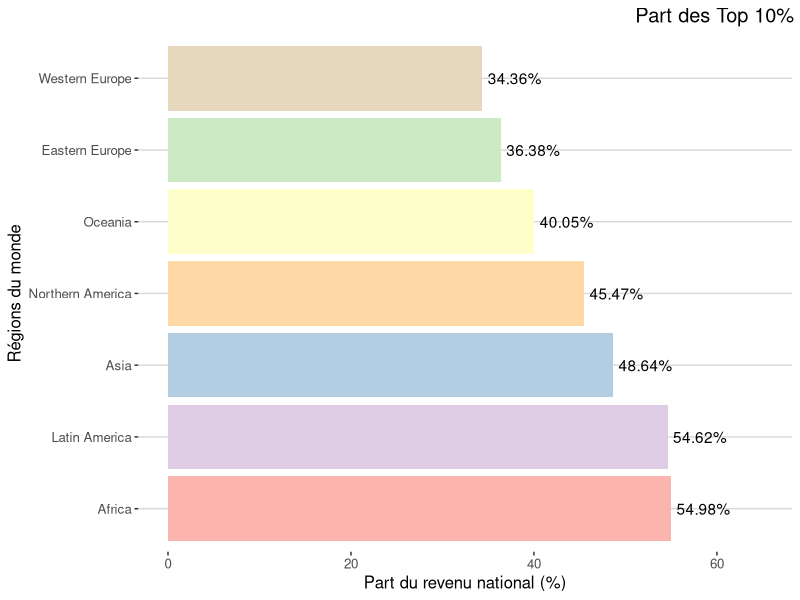
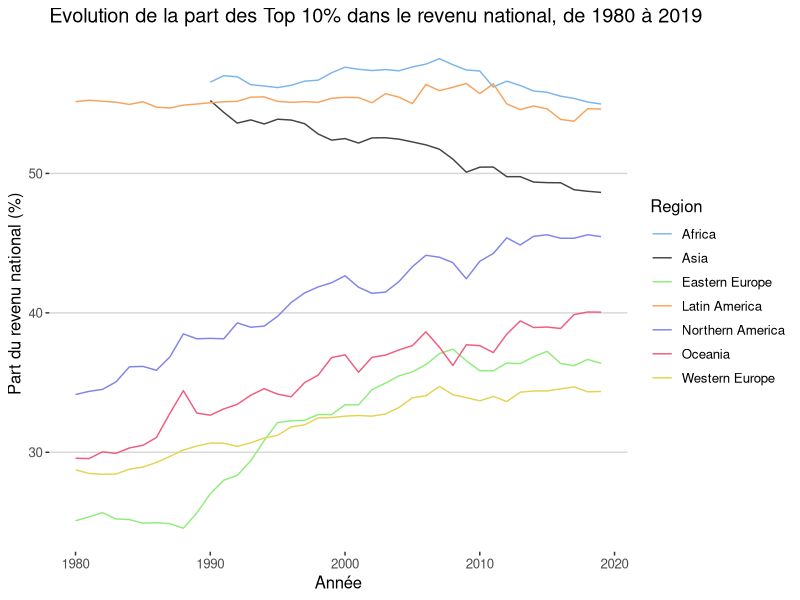
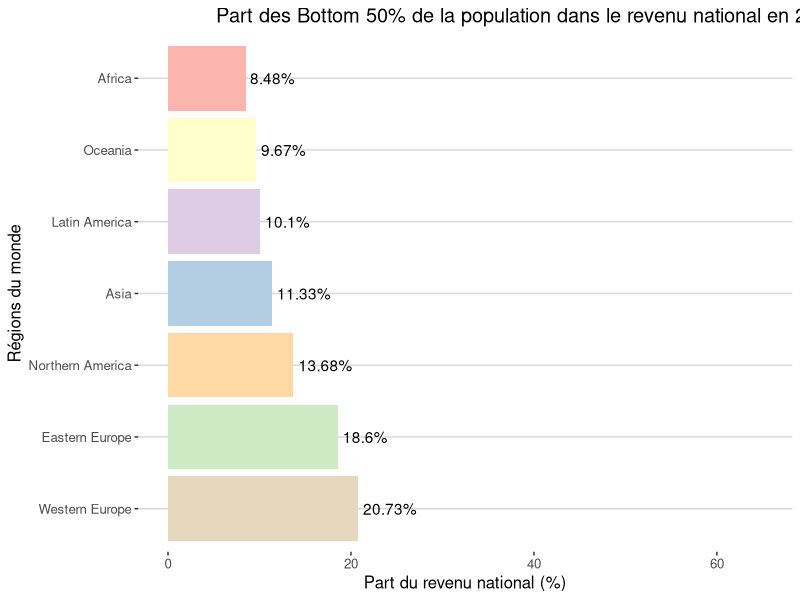
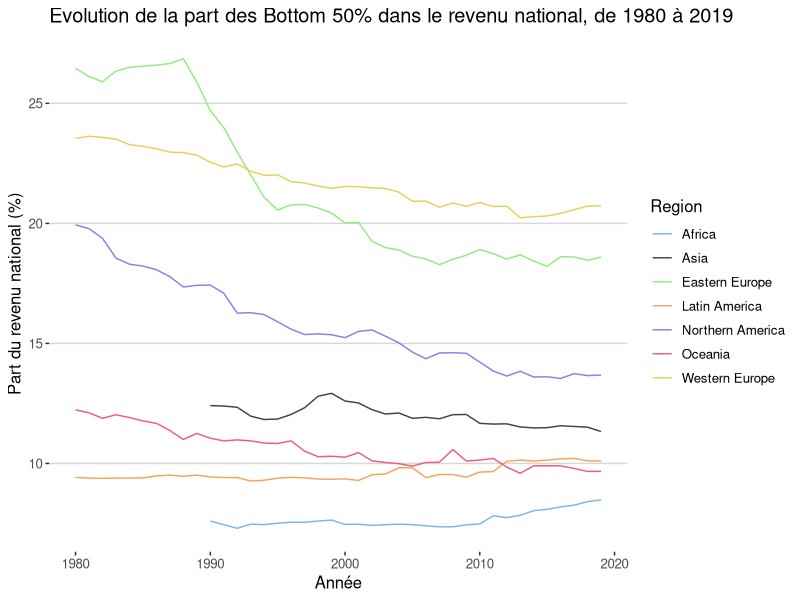
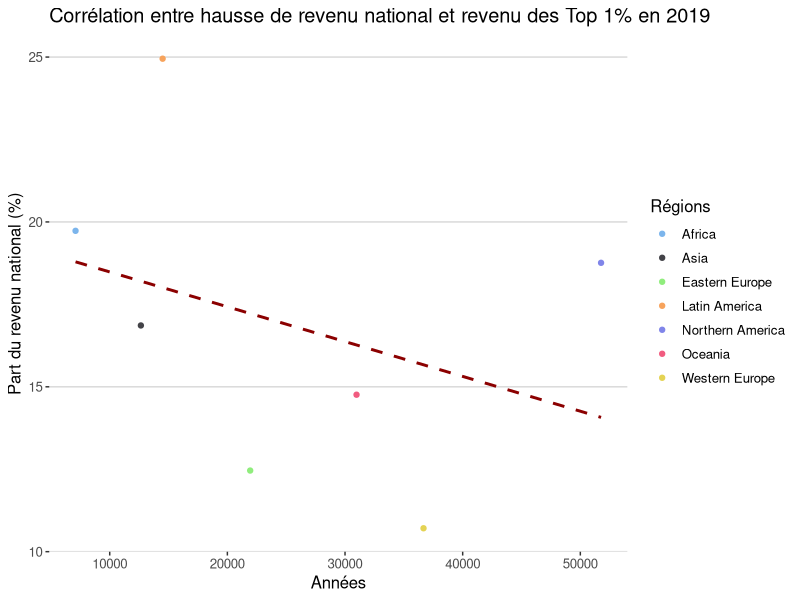
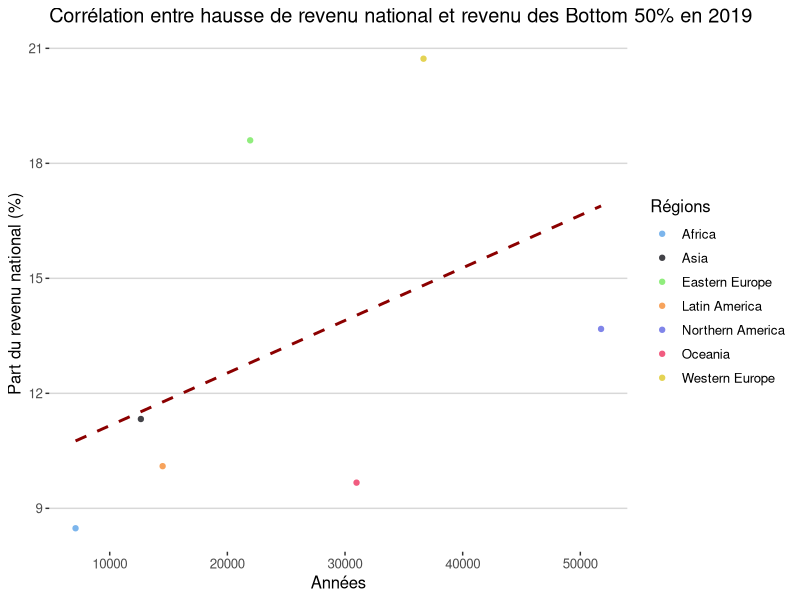
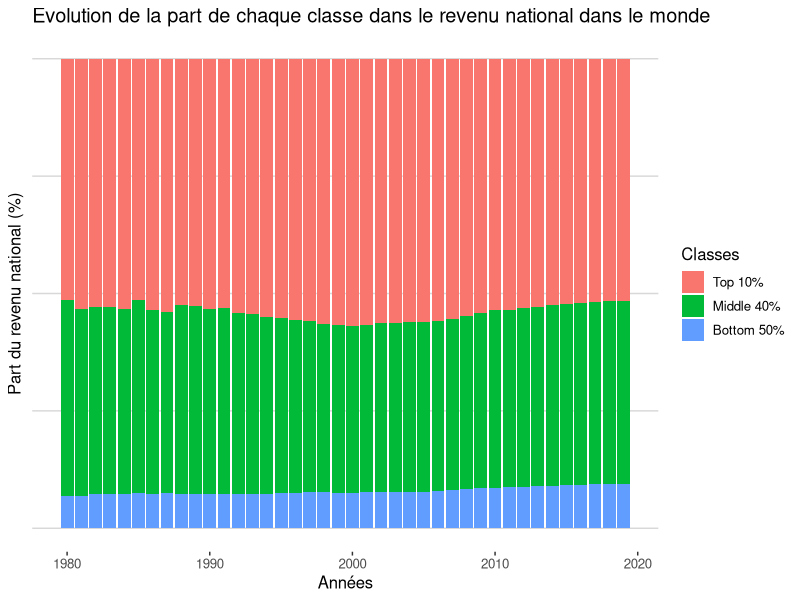
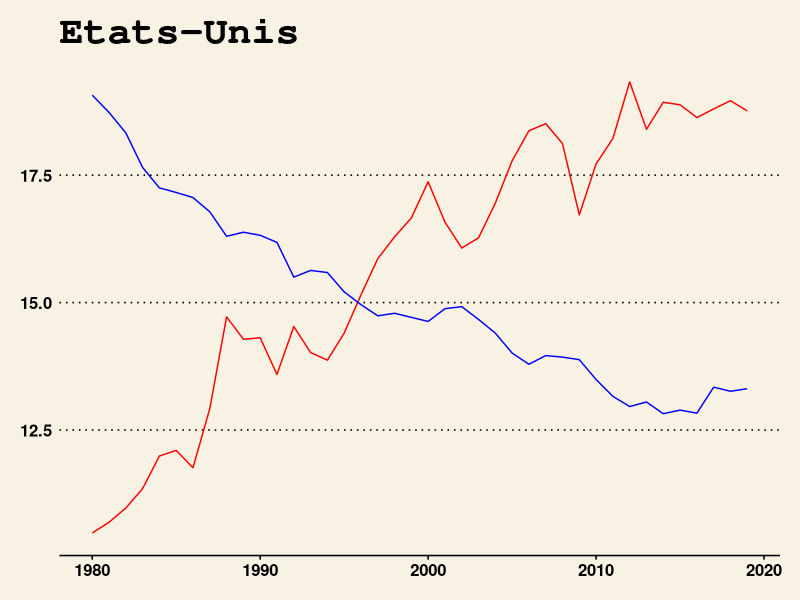

Generate these figures, in order, with R:
## ---- chunk 1
knitr::opts_chunk$set(echo = TRUE)
## ---- chunk 2
library(tidyverse)
library(reshape2)
library(ggthemes)
library(knitr)

## ---- chunk 3
world_region_data <- read_delim("data/World_Region_Data/world_region_data.csv", 
    ";", escape_double = FALSE, trim_ws = TRUE)

world_region_data2 <- read_delim("data/World_Region_Data/world_region_data2.csv", 
    ";", escape_double = FALSE, trim_ws = TRUE)

world_country_data1 <- read_delim("data/World_Country_Data/world_country_data1.csv", 
    ";", escape_double = FALSE, trim_ws = TRUE)

world_country_data2 <- read_delim("data/World_Country_Data/world_country_data2.csv", 
    ";", escape_double = FALSE, trim_ws = TRUE)

world_country_data3 <- read_delim("data/World_Country_Data/world_country_data3.csv", 
    ";", escape_double = FALSE, trim_ws = TRUE)
## ---- chunk 4
region_dataset <- merge(x = world_region_data, y = world_region_data2, by = "Year", all = TRUE)
region_dataset <- data.frame(region_dataset)
region_dataset <- tibble(region_dataset)
rm(world_region_data,world_region_data2)

country_dataset <- merge(x = world_country_data1, y = world_country_data2, by = "Year", all = TRUE)
country_dataset <- merge(x = country_dataset, y = world_country_data3, by = "Year", all = TRUE)
country_dataset <- data.frame(country_dataset)
country_dataset <- tibble(country_dataset)
## ---- chunk 5
NIdataset <- region_dataset %>% select("Year", ends_with("NI"))
GDPdataset <- region_dataset %>% select("Year", ends_with("GDP"))
PTNIB40dataset <- region_dataset %>% select("Year", ends_with("PTNIB40"))
PTNIB50dataset <- region_dataset %>% select("Year", ends_with("PTNIB50"))
PTNIT1dataset <- region_dataset %>% select("Year", ends_with("PTNIT1"))
PTNIT10dataset <- region_dataset %>% select("Year", ends_with("PTNIT10"))
PTNIM40dataset <- region_dataset %>% select("Year", ends_with("PTNIM40"))
rm(region_dataset)

PatGouvdataset <- world_country_data1 %>% select("Year", ends_with("PatrimoineGouvernement"))
PatPrivdataset <- world_country_data1 %>% select("Year", ends_with("PatrimoinePrivé"))
PIBdataset <- world_country_data1 %>% select("Year", ends_with("PIB"))
RatioPatRevdataset <- world_country_data1 %>% select("Year", ends_with("RatioPatrimoineRevenu"))
RevNatdataset <- world_country_data2 %>% select("Year", ends_with("RevenuNational"))
RevNatTop10dataset <- world_country_data2 %>% select("Year", ends_with("RevenuNationalPT(Top10%)"))
RevNatBottom50dataset <- world_country_data2 %>% select("Year", ends_with("RevenuNationalPT(Bottom50%)"))
RevNatTop1dataset <- world_country_data2 %>% select("Year", ends_with("RevenuNationalPT(Top1%)"))
RevNatMedium40dataset <- world_country_data2 %>% select("Year", ends_with("RevenuNationalPT(Medium40%)"))
CapNatdataset <- world_country_data3 %>% select("Year", ends_with("CapitalNational"))
PatTop10 <- country_dataset %>% select("Year", ends_with("Patrimoine.Top10.."))
PatMedium40 <- country_dataset %>% select("Year", ends_with("Patrimoine.Medium40.."))
PatBottom50 <- country_dataset %>% select("Year", ends_with("Patrimoine.Bottom50.."))
PatTop1 <- country_dataset %>% select("Year", ends_with("Patrimoine.Top1.."))
rm(country_dataset,world_country_data1,world_country_data2,world_country_data3)
## ---- chunk 6
tempdataset <- PTNIT10dataset %>% rename("World"=WorldPTNIT10,"Western Europe"=WesternEuropePTNIT10, Asia=AsiaPTNIT10, "Eastern Europe"=EasternEuropePTNIT10, "Northern America"=NorthernAmericaPTNIT10, Oceania=OceaniaPTNIT10, "Latin America"=LatinAmericaPTNIT10, Africa=AfricaPTNIT10) %>%
melt(id.vars="Year") %>%
filter(variable=="World"|variable=="Western Europe"|variable=="Asia"|variable=="Eastern Europe"|variable=="Northern America"|variable=="Oceania"|variable=="Latin America"|variable=="Africa")%>%
mutate(PTNIT10_in_percent = value*100)%>%
subset (select = -value)

tempdataset2 <- PTNIM40dataset %>% rename("World"=WorldPTNIM40,"Western Europe"=WesternEuropePTNIM40, Asia=AsiaPTNIM40, "Eastern Europe"=EasternEuropePTNIM40, "Northern America"=NorthernAmericaPTNIM40, Oceania=OceaniaPTNIM40, "Latin America"=LatinAmericaPTNIM40, Africa=AfricaPTNIM40) %>%
melt(id.vars="Year") %>%
filter(variable=="World"|variable=="Western Europe"|variable=="Asia"|variable=="Eastern Europe"|variable=="Northern America"|variable=="Oceania"|variable=="Latin America"|variable=="Africa") %>%
mutate(PTNIM40_in_percent = value*100)%>%
subset (select = -value)


tempdataset3 <- PTNIB50dataset %>% rename("World"=WorldPTNIB50,"Western Europe"=WesternEuropePTNIB50, Asia=AsiaPTNIB50, "Eastern Europe"=EasternEuropePTNIB50, "Northern America"=NorthernAmericaPTNIB50, Oceania=OceaniaPTNIB50, "Latin America"=LatinAmericaPTNIB50, Africa=AfricaPTNIB50) %>%
melt(id.vars="Year") %>%
filter(variable=="World"|variable=="Western Europe"|variable=="Asia"|variable=="Eastern Europe"|variable=="Northern America"|variable=="Oceania"|variable=="Latin America"|variable=="Africa") %>%
mutate(PTNIB50_in_percent = value*100)%>%
subset (select = -value)

tempdataset4 <- PTNIT1dataset %>% rename("World"=WorldPTNIT1,"Western Europe"=WesternEuropePTNIT1, Asia=AsiaPTNIT1, "Eastern Europe"=EasternEuropePTNIT1, "Northern America"=NorthernAmericaPTNIT1, Oceania=OceaniaPTNIT1, "Latin America"=LatinAmericaPTNIT1, Africa=AfricaPTNIT1) %>%
melt(id.vars="Year") %>%
filter(variable=="World"|variable=="Western Europe"|variable=="Asia"|variable=="Eastern Europe"|variable=="Northern America"|variable=="Oceania"|variable=="Latin America"|variable=="Africa")%>%
mutate(PTNIT1_in_percent = value*100)%>%
subset (select = -value)

tempdataset5 <- NIdataset %>% rename("World"=WorldNI,"Western Europe"=WesternEuropeNI, Asia=AsiaNI, "Eastern Europe"=EasternEuropeNI, "Northern America"=NorthernAmericaNI, Oceania=OceaniaNI, "Latin America"=LatinAmericaNI, Africa=AfricaNI) %>%
melt(id.vars="Year") %>%
filter(variable=="World"|variable=="Western Europe"|variable=="Asia"|variable=="Eastern Europe"|variable=="Northern America"|variable=="Oceania"|variable=="Latin America"|variable=="Africa")%>%
rename(NI=value)

tempdataset6 <- GDPdataset %>% rename("World"=WorldGDP,"Western Europe"=WesternEuropeGDP, Asia=AsiaGDP, "Eastern Europe"=EasternEuropeGDP, "Northern America"=NorthernAmericaGDP, Oceania=OceaniaGDP, "Latin America"=LatinAmericaGDP, Africa=AfricaGDP) %>%
melt(id.vars="Year") %>%
filter(variable=="World"|variable=="Western Europe"|variable=="Asia"|variable=="Eastern Europe"|variable=="Northern America"|variable=="Oceania"|variable=="Latin America"|variable=="Africa")%>%
rename(GDP=value)
## ---- chunk 7
final_region_dataset <- merge(x = tempdataset, y = tempdataset2, by = c("Year", "variable"), all = TRUE)
final_region_dataset <- merge(x = final_region_dataset, y = tempdataset3, by = c("Year", "variable"), all = TRUE)
final_region_dataset <- merge(x = final_region_dataset, y = tempdataset4, by = c("Year", "variable"), all = TRUE)
final_region_dataset <- merge(x = final_region_dataset, y = tempdataset5, by = c("Year", "variable"), all = TRUE)
final_region_dataset <- merge(x = final_region_dataset, y = tempdataset6, by = c("Year", "variable"), all = TRUE)%>%
rename(Region=variable)
rm(tempdataset, tempdataset2, tempdataset3,tempdataset4,tempdataset5,tempdataset6)
rm(NIdataset,GDPdataset,PTNIT1dataset,PTNIT10dataset,PTNIM40dataset,PTNIB50dataset,PTNIB40dataset)
## ---- chunk 8
tempdataset <- PatGouvdataset %>% rename("France"=France_PatrimoineGouvernement,"Afrique du Sud"=AfriqueSud_PatrimoineGouvernement, "Australie"=Australie_PatrimoineGouvernement, "Canada"=Canada_PatrimoineGouvernement, "Chine"=Chine_PatrimoineGouvernement, "Danemark"=Danemark_PatrimoineGouvernement, "Inde"=Inde_PatrimoineGouvernement, "Royaume-Uni"=RU_PatrimoineGouvernement, "Japon"=Japon_PatrimoineGouvernement, "Mexique"=Mexique_PatrimoineGouvernement, "Russie"=Russie_PatrimoineGouvernement, "Etats-Unis"=US_PatrimoineGouvernement) %>%
melt(id.vars="Year") %>%
mutate(PatrimoineGouvernement = value)%>%
subset (select = -value)

tempdataset2 <- PatPrivdataset %>% rename("France"=France_PatrimoinePrivé,"Afrique du Sud"=AfriqueSud_PatrimoinePrivé, "Australie"=Australie_PatrimoinePrivé, "Canada"=Canada_PatrimoinePrivé, "Chine"=Chine_PatrimoinePrivé, "Danemark"=Danemark_PatrimoinePrivé, "Inde"=Inde_PatrimoinePrivé, "Royaume-Uni"=RU_PatrimoinePrivé, "Japon"=Japon_PatrimoinePrivé, "Mexique"=Mexique_PatrimoinePrivé, "Russie"=Russie_PatrimoinePrivé, "Etats-Unis"=US_PatrimoinePrivé) %>%
melt(id.vars="Year") %>%
mutate(PatrimoinePrivé = value)%>%
subset (select = -value)

tempdataset3 <- PIBdataset %>% rename("France"=France_PIB,"Afrique du Sud"=AfriqueSud_PIB, "Australie"=Australie_PIB, "Canada"=Canada_PIB, "Chine"=Chine_PIB, "Danemark"=Danemark_PIB, "Inde"=Inde_PIB, "Royaume-Uni"=RU_PIB, "Japon"=Japon_PIB, "Mexique"=Mexique_PIB, "Russie"=Russie_PIB, "Etats-Unis"=US_PIB) %>%
melt(id.vars="Year") %>%
mutate(PIB = value)%>%
subset (select = -value)

tempdataset4 <- RatioPatRevdataset %>% rename("France"=France_RatioPatrimoineRevenu,"Afrique du Sud"=AfriqueSud_RatioPatrimoineRevenu, "Australie"=Australie_RatioPatrimoineRevenu, "Canada"=Canada_RatioPatrimoineRevenu, "Chine"=Chine_RatioPatrimoineRevenu, "Danemark"=Danemark_RatioPatrimoineRevenu, "Inde"=Inde_RatioPatrimoineRevenu, "Royaume-Uni"=RU_RatioPatrimoineRevenu, "Japon"=Japon_RatioPatrimoineRevenu, "Mexique"=Mexique_RatioPatrimoineRevenu, "Russie"=Russie_RatioPatrimoineRevenu, "Etats-Unis"=US_RatioPatrimoineRevenu) %>%
melt(id.vars="Year") %>%
mutate(RatioPatrimoineRevenu = value)%>%
subset (select = -value)

tempdataset5 <- RevNatdataset %>% rename("France"=France_RevenuNational,"Afrique du Sud"=AfriqueSud_RevenuNational, "Australie"=Australie_RevenuNational, "Canada"=Canada_RevenuNational, "Chine"=Chine_RevenuNational, "Danemark"=Danemark_RevenuNational, "Inde"=Inde_RevenuNational, "Royaume-Uni"=RU_RevenuNational, "Japon"=Japon_RevenuNational, "Mexique"=Mexique_RevenuNational, "Russie"=Russie_RevenuNational, "Etats-Unis"=US_RevenuNational) %>%
melt(id.vars="Year") %>%
mutate(RevenuNational = value)%>%
subset (select = -value)

tempdataset6 <- RevNatTop10dataset %>% rename("France"=`France_RevenuNationalPT(Top10%)`,"Afrique du Sud"=`AfriqueSud_RevenuNationalPT(Top10%)`, "Australie"=`Australie_RevenuNationalPT(Top10%)`, "Canada"=`Canada_RevenuNationalPT(Top10%)`, "Chine"=`Chine_RevenuNationalPT(Top10%)`, "Danemark"=`Danemark_RevenuNationalPT(Top10%)`, "Inde"=`Inde_RevenuNationalPT(Top10%)`, "Royaume-Uni"=`RU_RevenuNationalPT(Top10%)`, "Japon"=`Japon_RevenuNationalPT(Top10%)`, "Mexique"=`Mexique_RevenuNationalPT(Top10%)`, "Russie"=`Russie_RevenuNationalPT(Top10%)`, "Etats-Unis"=`US_RevenuNationalPT(Top10%)`) %>%
melt(id.vars="Year") %>%
mutate(RevenuNationalTop10 = value*100)%>%
subset (select = -value)

tempdataset7 <- RevNatBottom50dataset %>% rename("France"=`France_RevenuNationalPT(Bottom50%)`,"Afrique du Sud"=`AfriqueSud_RevenuNationalPT(Bottom50%)`, "Australie"=`Australie_RevenuNationalPT(Bottom50%)`, "Canada"=`Canada_RevenuNationalPT(Bottom50%)`, "Chine"=`Chine_RevenuNationalPT(Bottom50%)`, "Danemark"=`Danemark_RevenuNationalPT(Bottom50%)`, "Inde"=`Inde_RevenuNationalPT(Bottom50%)`, "Royaume-Uni"=`RU_RevenuNationalPT(Bottom50%)`, "Japon"=`Japon_RevenuNationalPT(Bottom50%)`, "Mexique"=`Mexique_RevenuNationalPT(Bottom50%)`, "Russie"=`Russie_RevenuNationalPT(Bottom50%)`, "Etats-Unis"=`US_RevenuNationalPT(Bottom50%)`) %>%
melt(id.vars="Year") %>%
mutate(RevenuNationalBottom50 = value*100)%>%
subset (select = -value)

tempdataset8 <- RevNatTop1dataset %>% rename("France"=`France_RevenuNationalPT(Top1%)`,"Afrique du Sud"=`AfriqueSud_RevenuNationalPT(Top1%)`, "Australie"=`Australie_RevenuNationalPT(Top1%)`, "Canada"=`Canada_RevenuNationalPT(Top1%)`, "Chine"=`Chine_RevenuNationalPT(Top1%)`, "Danemark"=`Danemark_RevenuNationalPT(Top1%)`, "Inde"=`Inde_RevenuNationalPT(Top1%)`, "Royaume-Uni"=`RU_RevenuNationalPT(Top1%)`, "Japon"=`Japon_RevenuNationalPT(Top1%)`, "Mexique"=`Mexique_RevenuNationalPT(Top1%)`, "Russie"=`Russie_RevenuNationalPT(Top1%)`, "Etats-Unis"=`US_RevenuNationalPT(Top1%)`) %>%
melt(id.vars="Year") %>%
mutate(RevenuNationalTop1 = value*100)%>%
subset (select = -value)

tempdataset9 <- RevNatMedium40dataset %>% rename("France"=`France_RevenuNationalPT(Medium40%)`,"Afrique du Sud"=`AfriqueSud_RevenuNationalPT(Medium40%)`, "Australie"=`Australie_RevenuNationalPT(Medium40%)`, "Canada"=`Canada_RevenuNationalPT(Medium40%)`, "Chine"=`Chine_RevenuNationalPT(Medium40%)`, "Danemark"=`Danemark_RevenuNationalPT(Medium40%)`, "Inde"=`Inde_RevenuNationalPT(Medium40%)`, "Royaume-Uni"=`RU_RevenuNationalPT(Medium40%)`, "Japon"=`Japon_RevenuNationalPT(Medium40%)`, "Mexique"=`Mexique_RevenuNationalPT(Medium40%)`, "Russie"=`Russie_RevenuNationalPT(Medium40%)`, "Etats-Unis"=`US_RevenuNationalPT(Medium40%)`) %>%
melt(id.vars="Year") %>%
mutate(RevenuNationalMedium40 = value*100)%>%
subset (select = -value)

tempdataset10 <- CapNatdataset %>% rename("France"=France_CapitalNational,"Afrique du Sud"=AfriqueSud_CapitalNational, "Australie"=Australie_CapitalNational, "Canada"=Canada_CapitalNational, "Chine"=Chine_CapitalNational, "Danemark"=Danemark_CapitalNational, "Inde"=Inde_CapitalNational, "Royaume-Uni"=RU_CapitalNational, "Japon"=Japon_CapitalNational, "Mexique"=Mexique_CapitalNational, "Russie"=Russie_CapitalNational, "Etats-Unis"=US_CapitalNational) %>%
melt(id.vars="Year") %>%
mutate(CapitalNational = value*100)%>%
subset (select = -value)

tempdataset11 <- PatTop10 %>% rename("France"=France_Patrimoine.Top10..,"Afrique du Sud"=AfriqueSud_Patrimoine.Top10.., "Australie"=Australie_Patrimoine.Top10.., "Canada"=Canada_Patrimoine.Top10.., "Chine"=Chine_Patrimoine.Top10.., "Danemark"=Danemark_Patrimoine.Top10.., "Inde"=Inde_Patrimoine.Top10.., "Royaume-Uni"=RU_Patrimoine.Top10.., "Japon"=Japon_Patrimoine.Top10.., "Mexique"=Mexique_Patrimoine.Top10.., "Russie"=Russie_Patrimoine.Top10.., "Etats-Unis"=US_Patrimoine.Top10..) %>%
melt(id.vars="Year") %>%
mutate(PatrimoineTop10 = value*100)%>%
subset (select = -value)

tempdataset12 <- PatBottom50 %>% rename("France"=France_Patrimoine.Bottom50..,"Afrique du Sud"=AfriqueSud_Patrimoine.Bottom50.., "Australie"=Australie_Patrimoine.Bottom50.., "Canada"=Canada_Patrimoine.Bottom50.., "Chine"=Chine_Patrimoine.Bottom50.., "Danemark"=Danemark_Patrimoine.Bottom50.., "Inde"=Inde_Patrimoine.Bottom50.., "Royaume-Uni"=RU_Patrimoine.Bottom50.., "Japon"=Japon_Patrimoine.Bottom50.., "Mexique"=Mexique_Patrimoine.Bottom50.., "Russie"=Russie_Patrimoine.Bottom50.., "Etats-Unis"=US_Patrimoine.Bottom50..) %>%
melt(id.vars="Year") %>%
mutate(PatrimoineBottom50 = value*100)%>%
subset (select = -value)

tempdataset13 <- PatTop1 %>% rename("France"=France_Patrimoine.Top1..,"Afrique du Sud"=AfriqueSud_Patrimoine.Top1.., "Australie"=Australie_Patrimoine.Top1.., "Canada"=Canada_Patrimoine.Top1.., "Chine"=Chine_Patrimoine.Top1.., "Danemark"=Danemark_Patrimoine.Top1.., "Inde"=Inde_Patrimoine.Top1.., "Royaume-Uni"=RU_Patrimoine.Top1.., "Japon"=Japon_Patrimoine.Top1.., "Mexique"=Mexique_Patrimoine.Top1.., "Russie"=Russie_Patrimoine.Top1.., "Etats-Unis"=US_Patrimoine.Top1..) %>%
melt(id.vars="Year") %>%
mutate(PatrimoineTop1 = value*100)%>%
subset (select = -value)

tempdataset14 <- PatMedium40 %>% rename("France"=France_Patrimoine.Medium40..,"Afrique du Sud"=AfriqueSud_Patrimoine.Medium40.., "Australie"=Australie_Patrimoine.Medium40.., "Canada"=Canada_Patrimoine.Medium40.., "Chine"=Chine_Patrimoine.Medium40.., "Danemark"=Danemark_Patrimoine.Medium40.., "Inde"=Inde_Patrimoine.Medium40.., "Royaume-Uni"=RU_Patrimoine.Medium40.., "Japon"=Japon_Patrimoine.Medium40.., "Mexique"=Mexique_Patrimoine.Medium40.., "Russie"=Russie_Patrimoine.Medium40.., "Etats-Unis"=US_Patrimoine.Medium40..) %>%
melt(id.vars="Year") %>%
mutate(PatrimoineMedium40 = value*100)%>%
subset (select = -value)

final_country_dataset <- merge(x = tempdataset, y = tempdataset2, by = c("Year", "variable"), all = TRUE)
final_country_dataset <- merge(x = final_country_dataset, y = tempdataset3, by = c("Year", "variable"), all = TRUE)
final_country_dataset <- merge(x = final_country_dataset, y = tempdataset4, by = c("Year", "variable"), all = TRUE)
final_country_dataset <- merge(x = final_country_dataset, y = tempdataset5, by = c("Year", "variable"), all = TRUE)
final_country_dataset <- merge(x = final_country_dataset, y = tempdataset6, by = c("Year", "variable"), all = TRUE)
final_country_dataset <- merge(x = final_country_dataset, y = tempdataset7, by = c("Year", "variable"), all = TRUE)
final_country_dataset <- merge(x = final_country_dataset, y = tempdataset8, by = c("Year", "variable"), all = TRUE)
final_country_dataset <- merge(x = final_country_dataset, y = tempdataset9, by = c("Year", "variable"), all = TRUE)
final_country_dataset <- merge(x = final_country_dataset, y = tempdataset10, by = c("Year", "variable"), all = TRUE)
final_country_dataset <- merge(x = final_country_dataset, y = tempdataset11, by = c("Year", "variable"), all = TRUE)
final_country_dataset <- merge(x = final_country_dataset, y = tempdataset12, by = c("Year", "variable"), all = TRUE)
final_country_dataset <- merge(x = final_country_dataset, y = tempdataset13, by = c("Year", "variable"), all = TRUE)
final_country_dataset <- merge(x = final_country_dataset, y = tempdataset14, by = c("Year", "variable"), all = TRUE)

final_country_dataset <- final_country_dataset %>% rename(Pays=variable)
rm(tempdataset, tempdataset2, tempdataset3,tempdataset4,tempdataset5,tempdataset6,tempdataset7,tempdataset8,tempdataset9,tempdataset10,tempdataset11,tempdataset12,tempdataset13,tempdataset14)
rm(PatGouvdataset,PatPrivdataset,PIBdataset,RatioPatRevdataset,RevNatdataset,RevNatTop1dataset,RevNatTop10dataset,RevNatMedium40dataset,RevNatBottom50dataset,CapNatdataset,PatTop1,PatTop10,PatMedium40,PatBottom50)
## ---- chunk 9
kable(tail(final_region_dataset), caption = "Dataset final par régions")
## ---- chunk 10
kable(tail(final_country_dataset),caption = "Dataset final par pays")
## ---- chunk 11
# Part des Top 10% de la population dans le revenu national en 2019
final_region_dataset %>% filter(Year == "2019", Region !="World") %>%
ggplot(aes(x= reorder(Region, -PTNIT10_in_percent), y=PTNIT10_in_percent, fill=Region)) + geom_bar(stat="identity") + ylim(0,65) + geom_text(aes(label=paste0(PTNIT10_in_percent, "%"), hjust=-0.1))+ labs(title="Part des Top 10% de la population dans le revenu national en 2019", x="Régions du monde", y = "Part du revenu national (%)") + scale_fill_brewer(palette = "Pastel1") + coord_flip() +  theme_hc()+ scale_colour_hc() + theme(legend.position = "none", plot.title = element_text(size = rel(1.2), hjust = 8))

## ---- chunk 12
#Evolution de la part des Top 10% dans le revenu national, de 1980 à 2019

final_region_dataset %>% filter(Region!="World")%>% ggplot(aes(x=Year, y=PTNIT10_in_percent, group = Region, color = Region))+geom_line() + labs(title="Evolution de la part des Top 10% dans le revenu national, de 1980 à 2019", x="Année", y = "Part du revenu national (%)")+theme_hc()+ scale_colour_hc()+theme(legend.position = "right")

## ---- chunk 13

# Part des Bottom 50% de la population dans le revenu national en 2019
final_region_dataset %>% filter(Year == "2019", Region !="World") %>%
ggplot(aes(x= reorder(Region, -PTNIB50_in_percent), y=PTNIB50_in_percent, fill=Region)) + geom_bar(stat="identity") + ylim(0,65) + geom_text(aes(label=paste0(PTNIB50_in_percent, "%"), hjust=-0.1))+ labs(title="Part des Bottom 50% de la population dans le revenu national en 2019", x="Régions du monde", y = "Part du revenu national (%)") + scale_fill_brewer(palette = "Pastel1") + coord_flip()  +  theme_hc()+ scale_colour_hc() + theme(legend.position = "none", plot.title = element_text(size = rel(1.2), hjust = 2.5))

## ---- chunk 14
#Evolution de la part des Bottom 50% dans le revenu national, de 1980 à 2019

final_region_dataset %>%filter(Region!="World")%>% ggplot(aes(x=Year, y=PTNIB50_in_percent, group = Region, color = Region))+geom_line() + labs(title="Evolution de la part des Bottom 50% dans le revenu national, de 1980 à 2019", x="Année", y = "Part du revenu national (%)")+theme_hc()+ scale_colour_hc()+theme(legend.position = "right")
## ---- chunk 15
final_region_dataset %>% filter(Year == "2019", Region!="World") %>%
ggplot(aes(x=NI,y=PTNIT1_in_percent))+geom_point(aes(color=Region))+ labs(title="Corrélation entre hausse de revenu national et revenu des Top 1% en 2019", x="Années", y = "Part du revenu national (%)",color = "Régions" )+geom_smooth(method=lm, se=FALSE, linetype="dashed",color="darkred")+theme_hc()+ scale_colour_hc()+theme(legend.position = "right")
## ---- chunk 16
final_region_dataset %>% filter(Year == "2019", Region!="World") %>%
ggplot(aes(x=NI,y=PTNIB50_in_percent))+geom_point(aes(color=Region))+ labs(title="Corrélation entre hausse de revenu national et revenu des Bottom 50% en 2019", x="Années", y = "Part du revenu national (%)",color = "Régions" )+geom_smooth(method=lm, se=FALSE, linetype="dashed",color="darkred")+theme_hc()+ scale_colour_hc()+theme(legend.position = "right")
## ---- chunk 17
world <- filter(final_region_dataset, Region== "World")
world <- melt(world[,c('Year','PTNIT10_in_percent','PTNIM40_in_percent','PTNIB50_in_percent')],id.vars =1)

world%>%
ggplot(aes(x=Year))+geom_col(aes(y=value, fill=variable))+ scale_fill_discrete(name = "Classes", labels = c("Top 10%", "Middle 40%", "Bottom 50%"))+
labs(title="Evolution de la part de chaque classe dans le revenu national dans le monde", x="Années", y = "Part du revenu national (%)" )+theme(axis.text.y=element_blank(), axis.ticks.y=element_blank())+theme_hc()+ scale_colour_hc()+theme(legend.position = "right")
rm(world)
## ---- chunk 18
#Comparaison de l'evolution de la Parts du revenu national des 1% supérieurs et des 50% inférieurs aux Etats-Unis, de 1980 à 2019
final_country_dataset %>% filter(Pays == "Etats-Unis", Year >= 1980) %>%
ggplot(aes(x=Year))+geom_line(aes(y=RevenuNationalTop1), color="red") +geom_line(aes(y=RevenuNationalBottom50), color="blue") + labs(title="Etats-Unis", y = "Part du revenu national (%)") + theme_wsj()+ scale_colour_wsj("colors6")

## ---- chunk 19
#Comparaison de l'evolution de la Parts du revenu national des 1% supérieurs et des 50% inférieurs en France, de 1980 à 2019
final_country_dataset %>% filter(Pays == "France", Year >= 1980) %>%
ggplot(aes(x=Year))+geom_line(aes(y=RevenuNationalTop1), color="red") +geom_line(aes(y=RevenuNationalBottom50), color="blue") + labs(title="France", x="Année", y = "Part du revenu national (%)") + theme_wsj()+ scale_colour_wsj("colors6")

## ---- chunk 20
#Comparaison de l'evolution de la Parts du revenu national des 1% supérieurs et des 50% inférieurs en France, de 1980 à 2019
final_country_dataset %>% filter(Pays == "France", Year >= 1980) %>%
ggplot(aes(x=Year))+geom_line(aes(y=PatrimoineTop1), color="red") +geom_line(aes(y=PatrimoineBottom50), color="blue") + labs(title="France", x="Année", y = "Part du revenu national (%)") + theme_wsj()+ scale_colour_wsj("colors6")

## ---- chunk 21
#Comparaison de l'evolution de la Parts du revenu national des 1% supérieurs et des 50% inférieurs en France, de 1980 à 2019
final_country_dataset %>% filter(Pays == "Etats-Unis", Year >= 1980) %>%
ggplot(aes(x=Year))+geom_line(aes(y=PatrimoineTop1), color="red") +geom_line(aes(y=PatrimoineBottom50), color="blue") + labs(title="Etats-Unis", x="Année", y = "Part du patrimoine (%)") + theme_wsj()+ scale_colour_wsj("colors6")

## ---- chunk 22
#Evolution de la part des Top 10% dans le revenu national, de 1980 à 2019
final_region_dataset %>% filter(Region!="World")%>% ggplot(aes(x=Year, y=PTNIT10_in_percent, group = Region, color = Region))+geom_line() + labs(title="Evolution de la part des Top 10% dans le revenu national, de 1980 à 2019", x="Année", y = "Part du revenu national (%)")+theme_hc()+ scale_colour_hc()+theme(legend.position = "right")

## ---- chunk 23
#Evolution de la part des Bottom 50% dans le revenu national, de 1980 à 2019
final_region_dataset %>%filter(Region!="World")%>% ggplot(aes(x=Year, y=PTNIB50_in_percent, group = Region, color = Region))+geom_line() + labs(title="Evolution de la part des Bottom 50% dans le revenu national, de 1980 à 2019", x="Année", y = "Part du revenu national (%)")+theme_hc()+ scale_colour_hc()+theme(legend.position = "right")

## ---- chunk 24
final_region_dataset %>% filter(Region == "World") %>%
ggplot(aes(x=Year))+geom_line(aes(y=PTNIT1_in_percent, color="Top 1%"))+geom_line(aes(y=PTNIB50_in_percent, color="Bot 50%")) + labs(title="Evolution de la part du revenu national des Top 1% et Bot 50% de 1980 à 2019", x="Années", y = "Part du revenu national (%)",color = "Classes" )+ scale_x_continuous(limits = c(1980,2019), expand = c(0, 0)) + scale_y_continuous(limits = c(5,25), expand = c(0, 0))
## ---- chunk 25
final_region_dataset %>% 
filter(Region=="World") %>%
mutate(Previous_Year = lag(NI, 1), Change = NI - Previous_Year, Percent_Change = Change/Previous_Year*100) %>%
ggplot(aes(x = Year, y = Percent_Change)) + geom_line() + geom_smooth()+ labs(title="Evolution du taux de croissance du National Income dans le monde", x="Années", y = "Taux de croissance NI")
## ---- chunk 26
tempEE <- final_region_dataset %>% 
filter(Region=="Eastern Europe") %>%
mutate(Previous_Year = lag(NI, 1), Change = NI - Previous_Year, Percent_Change = Change/Previous_Year*100)
tempWE <- final_region_dataset %>% 
filter(Region=="Western Europe") %>%
mutate(Previous_Year = lag(NI, 1), Change = NI - Previous_Year, Percent_Change = Change/Previous_Year*100)
tempAs <- final_region_dataset %>% 
filter(Region=="Asia") %>%
mutate(Previous_Year = lag(NI, 1), Change = NI - Previous_Year, Percent_Change = Change/Previous_Year*100)
tempAf <- final_region_dataset %>% 
filter(Region=="Africa") %>%
mutate(Previous_Year = lag(NI, 1), Change = NI - Previous_Year, Percent_Change = Change/Previous_Year*100)
tempOc <- final_region_dataset %>% 
filter(Region=="Oceania") %>%
mutate(Previous_Year = lag(NI, 1), Change = NI - Previous_Year, Percent_Change = Change/Previous_Year*100)
tempLA <- final_region_dataset %>% 
filter(Region=="Latin America") %>%
mutate(Previous_Year = lag(NI, 1), Change = NI - Previous_Year, Percent_Change = Change/Previous_Year*100)
tempNA <- final_region_dataset %>% 
filter(Region=="Northern America") %>%
mutate(Previous_Year = lag(NI, 1), Change = NI - Previous_Year, Percent_Change = Change/Previous_Year*100)

ggplot(NULL, aes(x = Year, y = Percent_Change)) + geom_smooth(data=tempEE, aes(color="Eastern Europe"), se = FALSE)+ geom_smooth(data=tempWE, aes(color="Western Europe"), se = FALSE)+ geom_smooth(data=tempAs, aes(color="Asia"), se = FALSE)+ geom_smooth(data=tempAf, aes(color="Africa"), se = FALSE)+ geom_smooth(data=tempOc, aes(color="Oceania"), se = FALSE)+ geom_smooth(data=tempLA, aes(color="Latin America"), se = FALSE)+ geom_smooth(data=tempNA, aes(color="Northern America"), se = FALSE)+ labs(title="Evolution du taux de croissance du National Income", x="Années", y = "Taux de croissance NI",color = "Régions" )+theme_hc()+ scale_colour_hc()+theme(legend.position = "right")
rm(tempEE, tempWE, tempAs, tempAf, tempOc, tempLA, tempNA)
## ---- chunk 27
final_region_dataset %>% 
filter(Region=="World") %>%
mutate(Previous_Year = lag(PTNIT1_in_percent, 1), Change = PTNIT1_in_percent - Previous_Year, Percent_Change = Change/Previous_Year*100) %>%
ggplot(aes(x = Year, y = Percent_Change)) + geom_line() + geom_smooth()+ labs(title="Evolution du taux de l'enrichissement des Top 1% dans le monde", x="Années", y = "Taux de croissance de la part dans le revenu nationa")
## ---- chunk 28
tempEE <- final_region_dataset %>% 
filter(Region=="Eastern Europe") %>%
mutate(Previous_Year = lag(PTNIT1_in_percent, 1), Change = PTNIT1_in_percent - Previous_Year, Percent_Change = Change/Previous_Year*100)
tempWE <- final_region_dataset %>% 
filter(Region=="Western Europe") %>%
mutate(Previous_Year = lag(PTNIT1_in_percent, 1), Change = PTNIT1_in_percent - Previous_Year, Percent_Change = Change/Previous_Year*100)
tempAs <- final_region_dataset %>% 
filter(Region=="Asia") %>%
mutate(Previous_Year = lag(PTNIT1_in_percent, 1), Change = PTNIT1_in_percent - Previous_Year, Percent_Change = Change/Previous_Year*100)
tempAf <- final_region_dataset %>% 
filter(Region=="Africa") %>%
mutate(Previous_Year = lag(PTNIT1_in_percent, 1), Change = PTNIT1_in_percent - Previous_Year, Percent_Change = Change/Previous_Year*100)
tempOc <- final_region_dataset %>% 
filter(Region=="Oceania") %>%
mutate(Previous_Year = lag(PTNIT1_in_percent, 1), Change = PTNIT1_in_percent - Previous_Year, Percent_Change = Change/Previous_Year*100)
tempLA <- final_region_dataset %>% 
filter(Region=="Latin America") %>%
mutate(Previous_Year = lag(PTNIT1_in_percent, 1), Change = PTNIT1_in_percent - Previous_Year, Percent_Change = Change/Previous_Year*100)
tempNA <-final_region_dataset %>% 
filter(Region=="Northern America") %>%
mutate(Previous_Year = lag(PTNIT1_in_percent, 1), Change = PTNIT1_in_percent - Previous_Year, Percent_Change = Change/Previous_Year*100)

ggplot(NULL, aes(x = Year, y = Percent_Change)) + geom_smooth(data=tempEE, aes(color="Eastern Europe"), se = FALSE)+ geom_smooth(data=tempWE, aes(color="Western Europe"), se = FALSE)+ geom_smooth(data=tempAs, aes(color="Asia"), se = FALSE)+ geom_smooth(data=tempAf, aes(color="Africa"), se = FALSE)+ geom_smooth(data=tempOc, aes(color="Oceania"), se = FALSE)+ geom_smooth(data=tempLA, aes(color="Latin America"), se = FALSE)+ geom_smooth(data=tempNA, aes(color="Northern America"), se = FALSE)+ labs(title="Evolution du taux de croissance de l'enrichissement des Top 1%", x="Années", y = "Taux de croissance de l'enrichissement",color = "Régions" )+theme_hc()+ scale_colour_hc()+theme(legend.position = "right")
rm(tempEE, tempWE, tempAs, tempAf, tempOc, tempLA, tempNA)
## ---- chunk 29
final_region_dataset %>% 
filter(Region=="World") %>%
mutate(Previous_Year = lag(PTNIB50_in_percent, 1), Change = PTNIB50_in_percent - Previous_Year, Percent_Change = Change/Previous_Year*100) %>%
ggplot(aes(x = Year, y = Percent_Change)) + geom_line() + geom_smooth()+ labs(title="Evolution du taux de l'enrichissement des Bottom 50% dans le monde", x="Années", y = "Taux de croissance de la part dans le revenu nationa")
## ---- chunk 30
tempEE <- final_region_dataset %>% 
filter(Region=="Eastern Europe") %>%
mutate(Previous_Year = lag(PTNIB50_in_percent, 1), Change = PTNIB50_in_percent - Previous_Year, Percent_Change = Change/Previous_Year*100)
tempWE <- final_region_dataset %>% 
filter(Region=="Western Europe") %>%
mutate(Previous_Year = lag(PTNIB50_in_percent, 1), Change = PTNIB50_in_percent - Previous_Year, Percent_Change = Change/Previous_Year*100)
tempAs <- final_region_dataset %>% 
filter(Region=="Asia") %>%
mutate(Previous_Year = lag(PTNIB50_in_percent, 1), Change = PTNIB50_in_percent - Previous_Year, Percent_Change = Change/Previous_Year*100)
tempAf <- final_region_dataset %>% 
filter(Region=="Africa") %>%
mutate(Previous_Year = lag(PTNIB50_in_percent, 1), Change = PTNIB50_in_percent - Previous_Year, Percent_Change = Change/Previous_Year*100)
tempOc <- final_region_dataset %>% 
filter(Region=="Oceania") %>%
mutate(Previous_Year = lag(PTNIB50_in_percent, 1), Change = PTNIB50_in_percent - Previous_Year, Percent_Change = Change/Previous_Year*100)
tempLA <- final_region_dataset %>% 
filter(Region=="Latin America") %>%
mutate(Previous_Year = lag(PTNIB50_in_percent, 1), Change = PTNIB50_in_percent - Previous_Year, Percent_Change = Change/Previous_Year*100)
tempNA <- final_region_dataset %>% 
filter(Region=="Northern America") %>%
mutate(Previous_Year = lag(PTNIB50_in_percent, 1), Change = PTNIB50_in_percent - Previous_Year, Percent_Change = Change/Previous_Year*100)

ggplot(NULL, aes(x = Year, y = Percent_Change)) + geom_smooth(data=tempEE, aes(color="Eastern Europe"), se = FALSE)+ geom_smooth(data=tempWE, aes(color="Western Europe"), se = FALSE)+ geom_smooth(data=tempAs, aes(color="Asia"), se = FALSE)+ geom_smooth(data=tempAf, aes(color="Africa"), se = FALSE)+ geom_smooth(data=tempOc, aes(color="Oceania"), se = FALSE)+ geom_smooth(data=tempLA, aes(color="Latin America"), se = FALSE)+ geom_smooth(data=tempNA, aes(color="Northern America"), se = FALSE)+ labs(title="Evolution du taux de croissance de l'enrichissement des Bottom 50%", x="Années", y = "Taux de croissance de l'enrichissement",color = "Régions" )+theme_hc()+ scale_colour_hc()+theme(legend.position = "right")
rm(tempEE, tempWE, tempAs, tempAf, tempOc, tempLA, tempNA)
## ---- chunk 31
#Evolution de la part des Bottom 50% dans le revenu national, de 1980 à 2019
final_country_dataset%>%filter(Year>=1990, Pays!="Afrique du Sud" & Pays!="Japon" & Pays!="Mexique") %>% ggplot(aes(x=Year, group = Pays, color = Pays))+
geom_line(aes(y=PatrimoineGouvernement/RevenuNational*100,linetype = "Public"))+
geom_line(aes(y=PatrimoinePrivé/RevenuNational*100,linetype = "Privé"))+
labs(title="Comparaison de l'évolution des capitaux privés et public", x="Année", y = "Part du revenu national (%)", linetype="Capitaux")+theme_hc()+ scale_colour_hc()+theme(legend.position = "right")
## ---- chunk 32
#Comparaison de l'evolution de la Parts du revenu national des 1% supérieurs et des 50% inférieurs en Europe de l'Ouest, de 1980 à 2019
final_region_dataset %>% filter(Region == "Western Europe") %>%
ggplot(aes(x=Year))+geom_line(aes(y=PTNIT1_in_percent), color="red") +geom_line(aes(y=PTNIB50_in_percent), color="blue") + labs(title="Comparaison de l'evolution de la Parts du revenu national des 1% supérieurs et des 50% inférieurs en Europe de l'Ouest, de 1980 à 2019", x="Année", y = "Part du revenu national (%)")

## ---- chunk 33
#Comparaison de l'evolution de la Parts du revenu national des 1% supérieurs et des 50% inférieurs en Europe de l'Ouest, de 1980 à 2019
final_region_dataset %>% filter(Region == "Northern America") %>%
ggplot(aes(x=Year))+geom_line(aes(y=PTNIT1_in_percent), color="red") +geom_line(aes(y=PTNIB50_in_percent), color="blue") + labs(title="Comparaison de l'evolution de la Parts du revenu national des 1% supérieurs et des 50% inférieurs en Europe de l'Ouest, de 1980 à 2019", x="Année", y = "Part du revenu national (%)")
